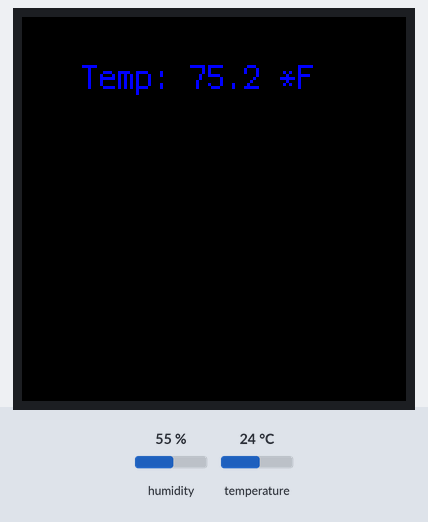
This program was run on a simulated CircuitPython board. Shown: 128×128 colour display. The test bench sets the inputs (shaded band); at power-on: temperature 24 °C, humidity 55 %. What the program prints to the serial console is not drawn.

Above: at 1.2 s.
1.3 s: temperature set to 12 °C
At 3.8 s:
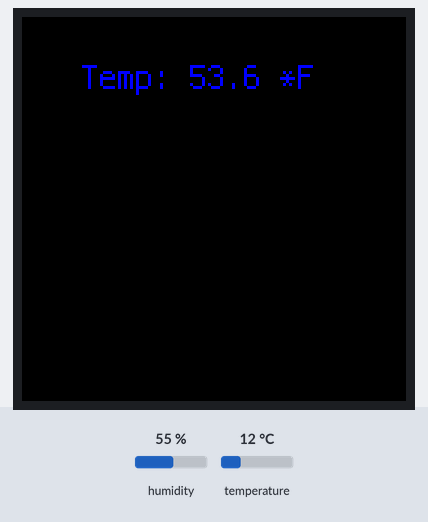
4.3 s: temperature set to 19 °C
At 5.1 s:
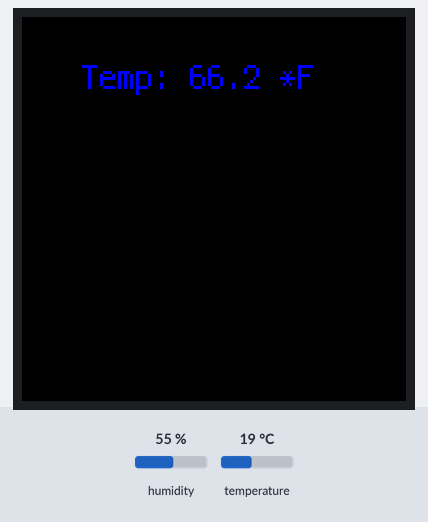
7.3 s: temperature set to 28 °C
At 10.0 s:
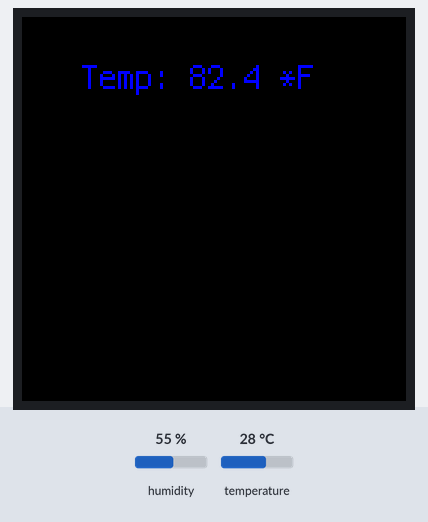
Timing chart, 0 to 11.5 s (numbered marks = the images above; inputs shaded):
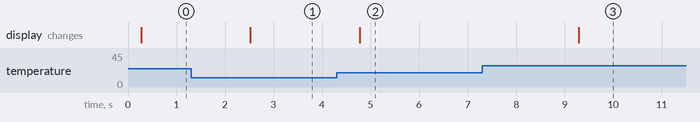

Measured:
- after the input at 1.3 s, the display: changes after 1.2 s (image 1)
- after the input at 4.3 s, the display: changes after 0.48 s (image 2)
- after the input at 7.3 s, the display: changes after 2.0 s (image 3)

The program:

code.py
```python
# https://learn.adafruit.com/dht/dht-circuitpython-code

import time

import adafruit_dht
import board
import terminalio
from adafruit_display_text import label

dht = adafruit_dht.DHT22(board.A2)

display = board.DISPLAY
font = terminalio.FONT
color = 0x0000FF

while True:
    try:
        temperature = dht.temperature * 9 / 5 + 32
        humidity = dht.humidity
        text_temp = "Temp: {:.1f} *F".format(temperature)
        text_humid = "Humidity: {}%".format(humidity)
        # Print what we got to the REPL
        print(text_temp)
        print(text_humid)
        text_area = label.Label(font, text=text_temp, color=color)
        text_area.x = 20
        text_area.y = 20
        display.show(text_area)
    except RuntimeError as e:
        # Reading doesn't always work! Just print error and we'll try again
        print("Reading from DHT failure: ", e.args)

    time.sleep(2)
```
